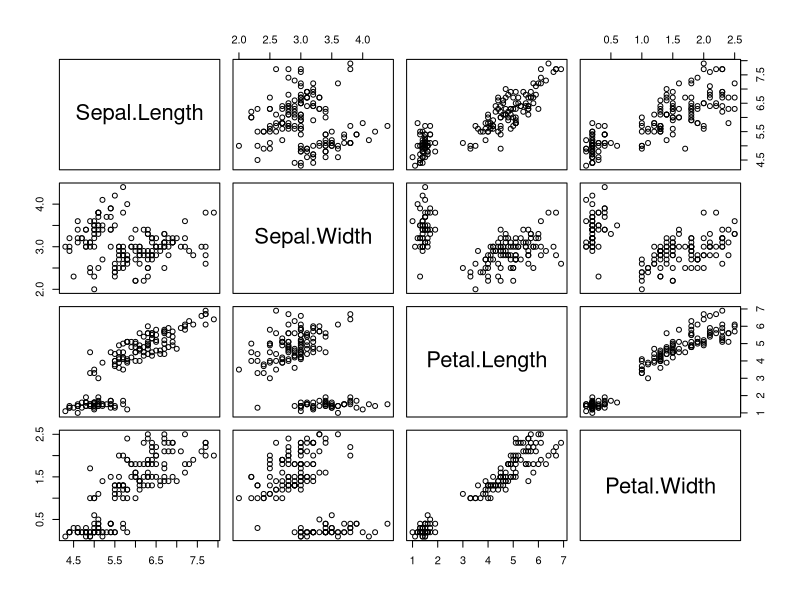
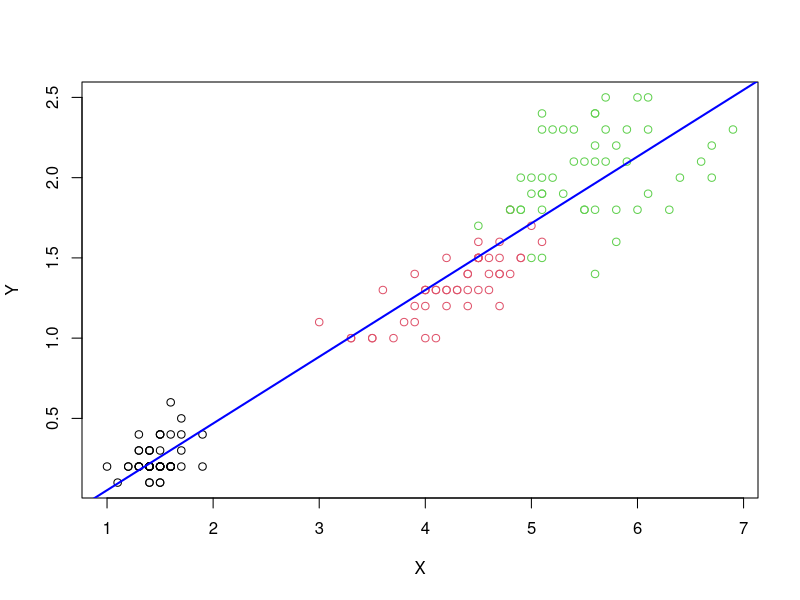

The R script that drew these images, in order:
View(iris)
plot(iris[,1:4])
cor(iris[ , 1:4])
Y<- iris[,"Petal.Width"] # select Target attribute
X<- iris[,"Petal.Length"] # select Predictor
head(X)
head(Y)
Species_col=as.numeric(iris$Species)
plot(Y~X,col=Species_col)
model1<- lm(Y~X)
model1 # provides regression line coefficients only i.e. slope and y-intercept
abline(model1, col="blue", lwd=2) #add regression line to scatter plot to see relationship between X and Y
#Perform prediction
p1<- predict(model1,data.frame("X"=6))
p1
